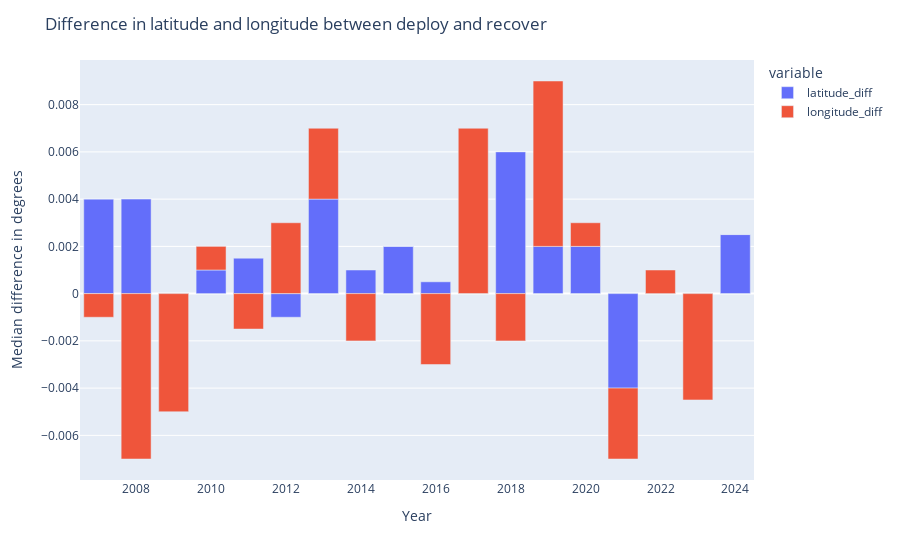

Notebook code cell kept with this figure:
### Code cell
longitude_diff = (
    raw_data["longitude of water collection - deploy"]
    - raw_data["longitude of water collection - recover"]
)
latitude_diff = (
    raw_data["latitude of water collection - deploy"]
    - raw_data["latitude of water collection - recover"]
)

fig = (
    pd.DataFrame(
        {
            "date": pd.to_datetime(
                raw_data["year month day - deploy"], format="%Y%m%d"
            ),
            "longitude_diff": longitude_diff,
            "latitude_diff": latitude_diff,
        }
    )
    .set_index("date")
    .resample("YE")
    .median()
    .reset_index()
    .dropna()
    .plot(
        x="date",
        y=["latitude_diff", "longitude_diff"],
        kind="bar",
    )
)

# change x and y labels
fig.update_layout(
    xaxis_title="Year",
    yaxis_title="Median difference in degrees",
    title="Difference in latitude and longitude between deploy and recover",
)

### Figure 1 — Plotly figure (JSON) as saved in the notebook; plotly's stock layout.template omitted (floating-point values rounded to 4 significant figures)
{"data": [{"alignmentgroup": "True", "hovertemplate": "variable=latitude_diff<br>date=%{x}<br>value=%{y}<extra></extra>", "legendgroup": "latitude_diff", "marker": {"color": "#636efa", "pattern": {"shape": ""}}, "name": "latitude_diff", "offsetgroup": "latitude_diff", "orientation": "v", "showlegend": true, "textposition": "auto", "type": "bar", "x": ["2006-12-31T00:00:00", "2007-12-31T00:00:00", "2008-12-31T00:00:00", "2009-12-31T00:00:00", "2010-12-31T00:00:00", "2011-12-31T00:00:00", "2012-12-31T00:00:00", "2013-12-31T00:00:00", "2014-12-31T00:00:00", "2015-12-31T00:00:00", "2016-12-31T00:00:00", "2017-12-31T00:00:00", "2018-12-31T00:00:00", "2019-12-31T00:00:00", "2020-12-31T00:00:00", "2021-12-31T00:00:00", "2022-12-31T00:00:00", "2023-12-31T00:00:00"], "xaxis": "x", "y": [0.004, 0.004, 0, 0.001, 0.0015, -0.001, 0.004, 0.001, 0.002, 0.0005, 0, 0.006, 0.002, 0.002, -0.004, 0, 0, 0.0025], "yaxis": "y"}, {"alignmentgroup": "True", "hovertemplate": "variable=longitude_diff<br>date=%{x}<br>value=%{y}<extra></extra>", "legendgroup": "longitude_diff", "marker": {"color": "#EF553B", "pattern": {"shape": ""}}, "name": "longitude_diff", "offsetgroup": "longitude_diff", "orientation": "v", "showlegend": true, "textposition": "auto", "type": "bar", "x": ["2006-12-31T00:00:00", "2007-12-31T00:00:00", "2008-12-31T00:00:00", "2009-12-31T00:00:00", "2010-12-31T00:00:00", "2011-12-31T00:00:00", "2012-12-31T00:00:00", "2013-12-31T00:00:00", "2014-12-31T00:00:00", "2015-12-31T00:00:00", "2016-12-31T00:00:00", "2017-12-31T00:00:00", "2018-12-31T00:00:00", "2019-12-31T00:00:00", "2020-12-31T00:00:00", "2021-12-31T00:00:00", "2022-12-31T00:00:00", "2023-12-31T00:00:00"], "xaxis": "x", "y": [-0.001, -0.007, -0.005, 0.001, -0.0015, 0.003, 0.003, -0.002, 0, -0.003, 0.007, -0.002, 0.007, 0.001, -0.003, 0.001, -0.0045, 7.105e-15], "yaxis": "y"}], "layout": {"barmode": "relative", "legend": {"title": {"text": "variable"}, "tracegroupgap": 0}, "margin": {"t": 60}, "title": {"text": "Difference in latitude and longitude between deploy and recover"}, "xaxis": {"anchor": "y", "domain": [0, 1], "title": {"text": "Year"}}, "yaxis": {"anchor": "x", "domain": [0, 1], "title": {"text": "Median difference in degrees"}}}}
